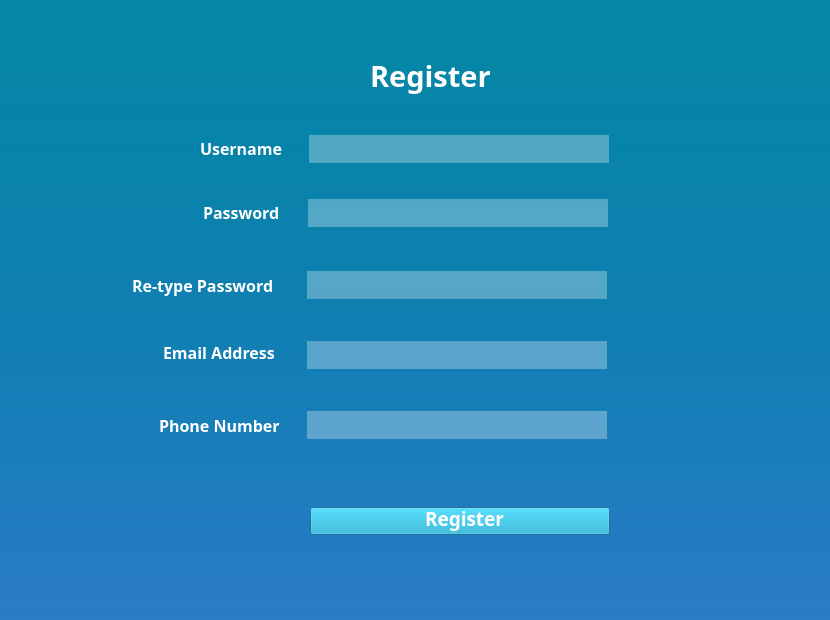
<?xml version="1.0" encoding="UTF-8"?>
<ui version="4.0">
 <class>Dialog</class>
 <widget class="QDialog" name="Dialog">
  <property name="geometry">
   <rect>
    <x>0</x>
    <y>0</y>
    <width>830</width>
    <height>620</height>
   </rect>
  </property>
  <property name="windowTitle">
   <string>Dialog</string>
  </property>
  <property name="styleSheet">
   <string notr="true">QDialog {background-color: qlineargradient(spread:pad, x1:0.523045, y1:0, x2:0.522, y2:0.994318, stop:0 rgba(6, 136, 165, 255), stop:1 rgba(5, 100, 189, 155))}</string>
  </property>
  <widget class="QLineEdit" name="lineEdit">
   <property name="geometry">
    <rect>
     <x>309</x>
     <y>135</y>
     <width>300</width>
     <height>28</height>
    </rect>
   </property>
   <property name="styleSheet">
    <string notr="true">*{position: absolute;
width: 480.03px;
height: 61.14px;
left: 481.64px;
top: 398.27px;

background: rgba(255, 255, 255, 0.3);}</string>
   </property>
   <property name="frame">
    <bool>false</bool>
   </property>
  </widget>
  <widget class="QPushButton" name="pushButton">
   <property name="geometry">
    <rect>
     <x>310</x>
     <y>507</y>
     <width>300</width>
     <height>28</height>
    </rect>
   </property>
   <property name="styleSheet">
    <string notr="true">*{position: absolute;
width: 491.98px;
height: 57.64px;
left: 475.66px;
top: 657.15px;

background: #13ADCF;}</string>
   </property>
   <property name="text">
    <string/>
   </property>
  </widget>
  <widget class="QLabel" name="label_4">
   <property name="geometry">
    <rect>
     <x>425</x>
     <y>503</y>
     <width>91</width>
     <height>31</height>
    </rect>
   </property>
   <property name="font">
    <font>
     <family>Montserrat</family>
     <pointsize>14</pointsize>
     <weight>75</weight>
     <italic>false</italic>
     <bold>true</bold>
    </font>
   </property>
   <property name="styleSheet">
    <string notr="true">*{position: absolute;
width: 217.37px;
height: 88.31px;
left: 606.99px;
top: 269.2px;

font-family: Montserrat;
font-style: normal;
font-weight: 600;
font-size:64 px;
line-height: 78px;

color: #FFFFFF;
}</string>
   </property>
   <property name="text">
    <string>Register</string>
   </property>
  </widget>
  <widget class="QLineEdit" name="lineEdit_2">
   <property name="geometry">
    <rect>
     <x>308</x>
     <y>199</y>
     <width>300</width>
     <height>28</height>
    </rect>
   </property>
   <property name="styleSheet">
    <string notr="true">*{position: absolute;
width: 480.03px;
height: 61.14px;
left: 481.64px;
top: 398.27px;

background: rgba(255, 255, 255, 0.3);}</string>
   </property>
   <property name="frame">
    <bool>false</bool>
   </property>
  </widget>
  <widget class="QLabel" name="label">
   <property name="geometry">
    <rect>
     <x>311</x>
     <y>138</y>
     <width>20</width>
     <height>21</height>
    </rect>
   </property>
   <property name="text">
    <string/>
   </property>
   <property name="pixmap">
    <pixmap resource="../../../../Qt/Resource.qrc">:/Image/person.svg</pixmap>
   </property>
  </widget>
  <widget class="QLabel" name="label_3">
   <property name="geometry">
    <rect>
     <x>370</x>
     <y>50</y>
     <width>141</width>
     <height>51</height>
    </rect>
   </property>
   <property name="font">
    <font>
     <family>Montserrat</family>
     <pointsize>22</pointsize>
     <weight>75</weight>
     <italic>false</italic>
     <bold>true</bold>
    </font>
   </property>
   <property name="styleSheet">
    <string notr="true">*{position: absolute;
width: 217.37px;
height: 88.31px;
left: 606.99px;
top: 269.2px;

font-family: Montserrat;
font-style: normal;
font-weight: 600;
font-size:64 px;
line-height: 78px;

color: #FFFFFF;
}</string>
   </property>
   <property name="text">
    <string>Register</string>
   </property>
  </widget>
  <widget class="QLabel" name="label_2">
   <property name="geometry">
    <rect>
     <x>309</x>
     <y>201</y>
     <width>21</width>
     <height>21</height>
    </rect>
   </property>
   <property name="text">
    <string/>
   </property>
   <property name="pixmap">
    <pixmap resource="../../../../Qt/Resource.qrc">:/Image/lock.svg</pixmap>
   </property>
   <property name="scaledContents">
    <bool>true</bool>
   </property>
  </widget>
  <widget class="QLineEdit" name="lineEdit_3">
   <property name="geometry">
    <rect>
     <x>307</x>
     <y>271</y>
     <width>300</width>
     <height>28</height>
    </rect>
   </property>
   <property name="styleSheet">
    <string notr="true">*{position: absolute;
width: 480.03px;
height: 61.14px;
left: 481.64px;
top: 398.27px;

background: rgba(255, 255, 255, 0.3);}</string>
   </property>
   <property name="frame">
    <bool>false</bool>
   </property>
  </widget>
  <widget class="QLineEdit" name="lineEdit_4">
   <property name="geometry">
    <rect>
     <x>307</x>
     <y>341</y>
     <width>300</width>
     <height>28</height>
    </rect>
   </property>
   <property name="styleSheet">
    <string notr="true">*{position: absolute;
width: 480.03px;
height: 61.14px;
left: 481.64px;
top: 398.27px;

background: rgba(255, 255, 255, 0.3);}</string>
   </property>
   <property name="frame">
    <bool>false</bool>
   </property>
  </widget>
  <widget class="QLineEdit" name="lineEdit_5">
   <property name="geometry">
    <rect>
     <x>307</x>
     <y>411</y>
     <width>300</width>
     <height>28</height>
    </rect>
   </property>
   <property name="styleSheet">
    <string notr="true">*{position: absolute;
width: 480.03px;
height: 61.14px;
left: 481.64px;
top: 398.27px;

background: rgba(255, 255, 255, 0.3);}</string>
   </property>
   <property name="frame">
    <bool>false</bool>
   </property>
  </widget>
  <widget class="QLabel" name="label_5">
   <property name="geometry">
    <rect>
     <x>307</x>
     <y>273</y>
     <width>21</width>
     <height>21</height>
    </rect>
   </property>
   <property name="text">
    <string/>
   </property>
   <property name="pixmap">
    <pixmap resource="../../../../Qt/Resource.qrc">:/Image/lock.svg</pixmap>
   </property>
   <property name="scaledContents">
    <bool>true</bool>
   </property>
  </widget>
  <widget class="QLabel" name="label_6">
   <property name="geometry">
    <rect>
     <x>309</x>
     <y>344</y>
     <width>21</width>
     <height>21</height>
    </rect>
   </property>
   <property name="text">
    <string/>
   </property>
   <property name="pixmap">
    <pixmap resource="../../../../Qt/Resource.qrc">:/Image/email.svg</pixmap>
   </property>
   <property name="scaledContents">
    <bool>true</bool>
   </property>
  </widget>
  <widget class="QLabel" name="label_8">
   <property name="geometry">
    <rect>
     <x>200</x>
     <y>123</y>
     <width>100</width>
     <height>51</height>
    </rect>
   </property>
   <property name="font">
    <font>
     <family>Montserrat</family>
     <pointsize>12</pointsize>
     <weight>75</weight>
     <italic>false</italic>
     <bold>true</bold>
    </font>
   </property>
   <property name="styleSheet">
    <string notr="true">*{position: absolute;
width: 217.37px;
height: 88.31px;
left: 606.99px;
top: 269.2px;

font-family: Montserrat;
font-style: normal;
font-weight: 600;
font-size:64 px;
line-height: 78px;

color: #FFFFFF;
}</string>
   </property>
   <property name="text">
    <string>Username</string>
   </property>
  </widget>
  <widget class="QLabel" name="label_9">
   <property name="geometry">
    <rect>
     <x>203</x>
     <y>187</y>
     <width>100</width>
     <height>51</height>
    </rect>
   </property>
   <property name="font">
    <font>
     <family>Montserrat</family>
     <pointsize>12</pointsize>
     <weight>75</weight>
     <italic>false</italic>
     <bold>true</bold>
    </font>
   </property>
   <property name="styleSheet">
    <string notr="true">*{position: absolute;
width: 217.37px;
height: 88.31px;
left: 606.99px;
top: 269.2px;

font-family: Montserrat;
font-style: normal;
font-weight: 600;
font-size:64 px;
line-height: 78px;

color: #FFFFFF;
}</string>
   </property>
   <property name="text">
    <string>Password</string>
   </property>
  </widget>
  <widget class="QLabel" name="label_10">
   <property name="geometry">
    <rect>
     <x>132</x>
     <y>260</y>
     <width>161</width>
     <height>51</height>
    </rect>
   </property>
   <property name="font">
    <font>
     <family>Montserrat</family>
     <pointsize>12</pointsize>
     <weight>75</weight>
     <italic>false</italic>
     <bold>true</bold>
    </font>
   </property>
   <property name="styleSheet">
    <string notr="true">*{position: absolute;
width: 217.37px;
height: 88.31px;
left: 606.99px;
top: 269.2px;

font-family: Montserrat;
font-style: normal;
font-weight: 600;
font-size:64 px;
line-height: 78px;

color: #FFFFFF;
}</string>
   </property>
   <property name="text">
    <string>Re-type Password</string>
   </property>
  </widget>
  <widget class="QLabel" name="label_11">
   <property name="geometry">
    <rect>
     <x>163</x>
     <y>327</y>
     <width>121</width>
     <height>51</height>
    </rect>
   </property>
   <property name="font">
    <font>
     <family>Montserrat</family>
     <pointsize>12</pointsize>
     <weight>75</weight>
     <italic>false</italic>
     <bold>true</bold>
    </font>
   </property>
   <property name="styleSheet">
    <string notr="true">*{position: absolute;
width: 217.37px;
height: 88.31px;
left: 606.99px;
top: 269.2px;

font-family: Montserrat;
font-style: normal;
font-weight: 600;
font-size:64 px;
line-height: 78px;

color: #FFFFFF;
}</string>
   </property>
   <property name="text">
    <string>Email Address</string>
   </property>
  </widget>
  <widget class="QLabel" name="label_12">
   <property name="geometry">
    <rect>
     <x>159</x>
     <y>400</y>
     <width>131</width>
     <height>51</height>
    </rect>
   </property>
   <property name="font">
    <font>
     <family>Montserrat</family>
     <pointsize>12</pointsize>
     <weight>75</weight>
     <italic>false</italic>
     <bold>true</bold>
    </font>
   </property>
   <property name="styleSheet">
    <string notr="true">*{position: absolute;
width: 217.37px;
height: 88.31px;
left: 606.99px;
top: 269.2px;

font-family: Montserrat;
font-style: normal;
font-weight: 600;
font-size:64 px;
line-height: 78px;

color: #FFFFFF;
}</string>
   </property>
   <property name="text">
    <string>Phone Number</string>
   </property>
  </widget>
  <widget class="QLabel" name="label_7">
   <property name="geometry">
    <rect>
     <x>310</x>
     <y>414</y>
     <width>21</width>
     <height>21</height>
    </rect>
   </property>
   <property name="text">
    <string/>
   </property>
   <property name="pixmap">
    <pixmap resource="../../../../Qt/Resource.qrc">:/Image/phone 1.png</pixmap>
   </property>
   <property name="scaledContents">
    <bool>true</bool>
   </property>
  </widget>
 </widget>
 <resources>
  <include location="../../../../Qt/Resource.qrc"/>
  <include location="../../Qt/Resource.qrc"/>
 </resources>
 <connections/>
</ui>
